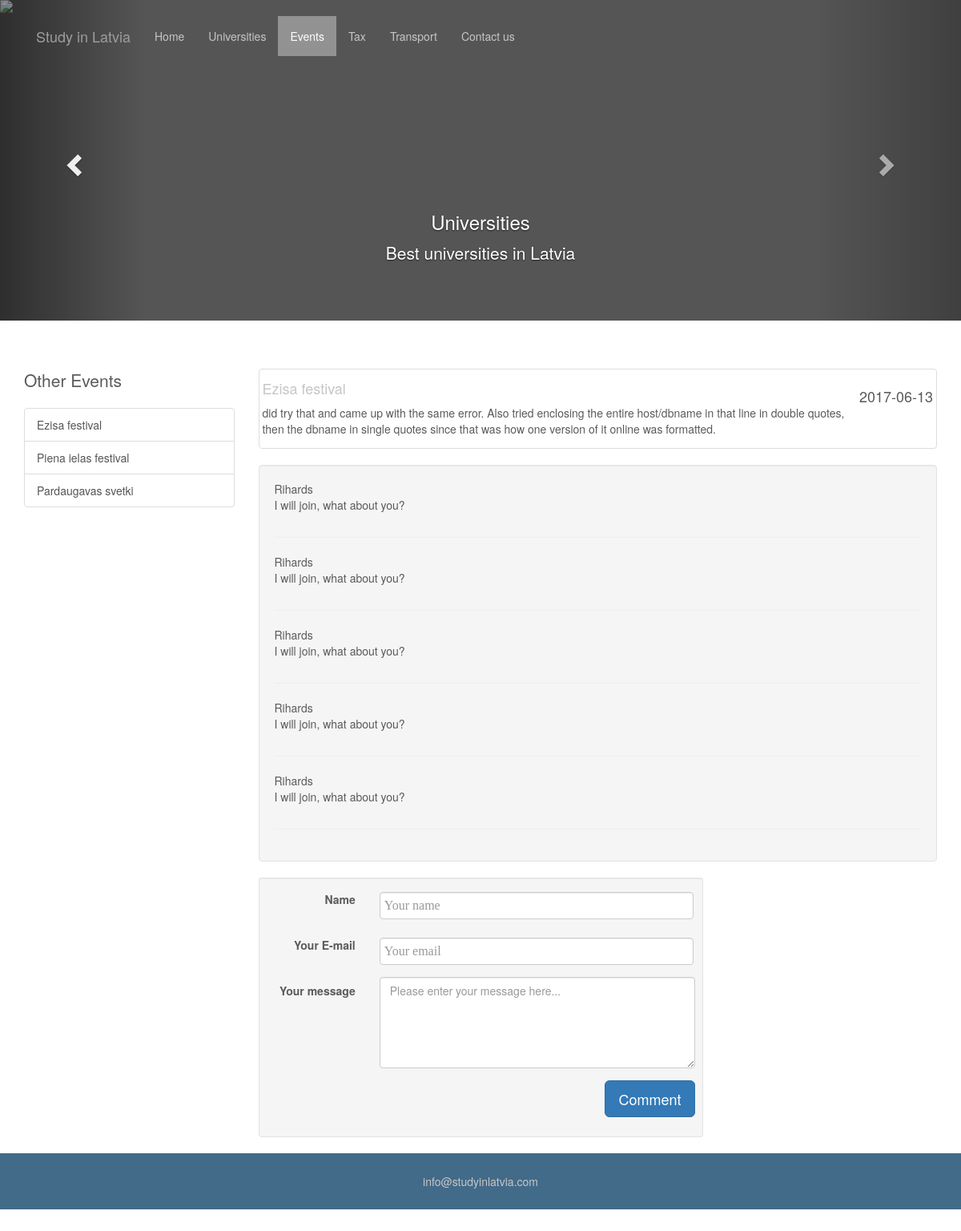
The app's page /www/code/eventdetails.php?id=1 with its own data.
### tables this page shows
CREATE TABLE IF NOT EXISTS `events` (
  `event_id` int(11) NOT NULL,
  `event_name` varchar(100) NOT NULL,
  `event_location` varchar(100) NOT NULL,
  `event_picture` varchar(100) NOT NULL,
  `event_date` date NOT NULL,
  `event_description` longtext NOT NULL
);

CREATE TABLE IF NOT EXISTS `comment_ev` (
  `cm_name` varchar(30) NOT NULL,
  `cm_email` varchar(80) NOT NULL,
  `comment` varchar(400) NOT NULL,
  `comment_id` int(11) NOT NULL
);

### www/code/event.php (the view, shortened to what this page needs)
<?php
function listEvents(){
                  try {
                    $db = new PDO("mysql:host=db;dbname=sildb","root","root");
                    $db->setAttribute(PDO::ATTR_ERRMODE,PDO::ERRMODE_EXCEPTION);
                    $db->exec("SET NAMES 'utf8'");
                  } catch (Exception $e) {
                    echo "Could not connect to the database.";
                    exit;
                    }
                  try {
                 $results = $db->query("SELECT * FROM events");
                } catch (Exception $e) {
                echo "Error.";
                exit;
                }
 $results = $results->fetchAll(PDO::FETCH_ASSOC);
 foreach( $results as $result )
 {
   echo '
       <a href="eventdetails.php?id='.$result["event_id"].'" class="list-group-item">'.$result['event_name'].'</a>
   ';
 }
}
function showDetailedEvent(){
                 $event_id = $_GET['id'];
                  try {
                    $db = new PDO("mysql:host=db;dbname=sildb","root","root");
                    $db->setAttribute(PDO::ATTR_ERRMODE,PDO::ERRMODE_EXCEPTION);
                    $db->exec("SET NAMES 'utf8'");
                  } catch (Exception $e) {
                    echo "Could not connect to the database.";
                    exit;
                    }
                  try {
                 $results = $db->query("SELECT * FROM events WHERE event_id =".$event_id."");
                } catch (Exception $e) {
                echo "Error.";
                exit;
                }
 $results = $results->fetchAll(PDO::FETCH_ASSOC);
 foreach( $results as $result )
              {
                echo '
                  <div class="thumbnail">
                    <img class="img-responsive" src="'.$result["event_picture"].'" alt="">
                    <div class="caption-full">
                        <h4 class="pull-right">'.$result['event_date'].'</h4>
                        <h4><a href="#">'.$result['event_name'].'</a>
                        </h4>
                        <p>'.$result['event_description'].'</p>
                    </div>
                </div>
                ';
              }
}
 function showComments(){
              $event_id = $_GET['id'];
             $db = new PDO("mysql:host=db;dbname=sildb","rihards1","rihards123");
             $db->setAttribute(PDO::ATTR_ERRMODE,PDO::ERRMODE_EXCEPTION);
             $comments = $db->query("SELECT * FROM comment_ev WHERE comment_id =".$event_id."");
             $comments = $comments->fetchAll(PDO::FETCH_ASSOC);
             foreach( $comments as $comment ){
               echo '
                    <div class="row">
                        <div class="col-md-12" id="cm">
                            '.$comment["cm_name"].'
                            <span class="pull-right">'.$comment["cm_date"].'</span>
                            <p>'.$comment["comment"].'</p>
                        </div>
                    </div>
                    <hr>
               ';
             }
 }
?>

### www/code/eventdetails.php (shortened to what this page needs)
<!DOCTYPE html>
<html lang="en">
<head>
  <link rel="stylesheet" href="https://maxcdn.bootstrapcdn.com/bootstrap/3.3.7/css/bootstrap.min.css">
  <link rel="stylesheet" type="text/css" href="\css\detail.css">
</head>
<body>
<div class="navbar-wrapper">
  <div class="container">
    <div class="navbar navbar-inverse navbar-static-top">
        <div class="navbar-header">
        <a class="navbar-brand" href="#">Study in Latvia</a>
        </div>
        <div class="navbar-collapse collapse">
          <ul class="nav navbar-nav">
            <li ><a href="index.php">Home</a></li>
            <li><a href="#" target="ext">Universities</a></li>
            <li class="active"><a href="events.php">Events</a></li>
            <li><a href="#">Tax</a></li>
            <li><a href="#">Transport</a></li>
            <li><a href="#">Contact us</a></li>
          </ul>
        </div>
    </div>
  </div>
</div>
<div id="myCarousel" class="carousel slide" data-ride="carousel">
  <div class="carousel-inner">
    <div class="item active">
      <img src="\images\universities1.jpg" class="img-responsive">
      <div class="container">
        <div class="carousel-caption">
             <h3>Universities</h3>
          <p>Best universities in Latvia</p>
          </div>
      </div>
    </div>
  </div>
  <a class="left carousel-control" href="#myCarousel" data-slide="prev">
    <i class="glyphicon glyphicon-chevron-left"></i>
  </a>
  <a class="right carousel-control" href="#myCarousel" data-slide="next">
    <i class="glyphicon glyphicon-chevron-right"></i>
  </a>
</div>
<div class="container">
        <div class="row">
            <div class="col-md-3">
                <p class="lead">Other Events</p>
                <div class="list-group">
                  <?
                  require_once('event.php');
                  listEvents();
                  ?>
                </div>
            </div>
            <div class="col-md-9">
                <?php
                require_once('event.php');
                showDetailedEvent();
                ?>
                 <div class="well">
                <?php
                require_once('event.php');
                showComments();
                ?>
                </div>
            </div>
        </div>
    </div>
    <div class="container">
	<div class="row">
      <div class="col-md-6 col-md-offset-3">
        <div class="well well-sm">
          <form class="form-horizontal" action="" method="POST">
          <fieldset>
            <div class="form-group">
              <label class="col-md-3 control-label" for="name">Name</label>
              <div class="col-md-9">
                <input id="name" name="name" type="text" placeholder="Your name" class="form-control">
              </div>
            </div>
            <div class="form-group">
              <label class="col-md-3 control-label" for="email">Your E-mail</label>
              <div class="col-md-9">
                <input id="email" name="email" type="text" placeholder="Your email" class="form-control">
              </div>
            </div>
            <div class="form-group">
              <label class="col-md-3 control-label" for="message">Your message</label>
              <div class="col-md-9">
                <textarea class="form-control" id="message" name="message" placeholder="Please enter your message here..." rows="5"></textarea>
              </div>
            </div>
            <div class="form-group">
              <div class="col-md-12 text-right">
                <button type="submit" class="btn btn-primary btn-lg">Comment</button>
              </div>
            </div>
          </fieldset>
          </form>
        </div>
      </div>
	</div>
</div>
<footer class="container-fluid text-center">
  <a href="rihardslodzins@gmail.com">info@studyinlatvia.com</a>
</footer>
 </body>
</html>

### www/css/detail.css (style rules this page uses)
body { padding-bottom: 40px; color: #5a5a5a; }
.navbar-wrapper { position: absolute; top: 0; left: 0; right: 0; z-index: 10; }
.carousel { margin-bottom: 60px; }
.carousel-caption { z-index: 1; }
.carousel .item { height: 400px; background-color:#555; }
.carousel img { position: absolute; top: 0; left: 0; min-height: 200px; }
@media (min-width: 768px) { .navbar-wrapper { margin-top: 20px; margin-bottom: -90px; } }
@media (min-width: 768px) { .navbar-wrapper .navbar { border-color: rgba(255,255,255,0.0); border-radius: 0; background-color: rgba(255,255,255,0.0); } }
@media (min-width: 768px) { .carousel-caption p { margin-bottom: 20px; font-size: 21px; line-height: 1.4; } }
.navbar-inverse .navbar-nav>li>a { text-shadow: 1px #414040; color: #C6C6C6; }
.navbar-inverse .navbar-nav>.active>a, .navbar-inverse .navbar-nav>.active>a:focus, .navbar-inverse .navbar-nav>.active { background-color: rgba(255,255,255,0.2); }
footer { background-color: #426A89; padding: 25px; }
a { color: #C6C6C6; text-decoration: none; }
input[type=text],input[type=email] { width:99.5%; padding: 10px; margin-top: 8px; border: 1px solid #ccc; padding-left: 5px; font-size: 16px; font-family:raleway; }

### records on screen
events: event_name "Ezisa festival", event_date "2017-06-13", event_description "did try that and came up with the same error. Also tried enclosing the entire host/dbname in that line in double quotes, then the dbname in single quotes since that was how one version of it online was formatted."
events: event_name "Piena ielas festival"
events: event_name "Pardaugavas svetki"
comment_ev: cm_name "Rihards", comment "I will join, what about you?"
comment_ev: cm_name "Rihards", comment "I will join, what about you?"
comment_ev: cm_name "Rihards", comment "I will join, what about you?"
comment_ev: cm_name "Rihards", comment "I will join, what about you?"
comment_ev: cm_name "Rihards", comment "I will join, what about you?"
